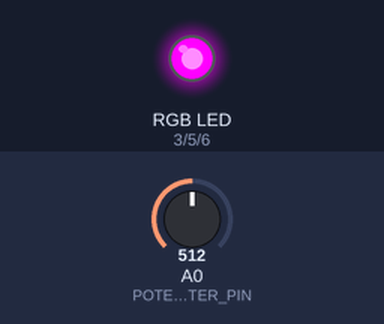
Bench run of a sketch on a simulated Arduino Uno, built with avr-gcc and run on an emulated ATmega328P. Shown: an RGB LED mixed from three pins (HIGH = lit). The test bench sets the inputs (shaded band); at power-on: A0 (POTENTIOMETER_PIN) = 512.

Above: at 1.2 s.
1.3 s: A0 (POTENTIOMETER_PIN) set to 667
2.8 s: A0 (POTENTIOMETER_PIN) set to 688
At 3.3 s:
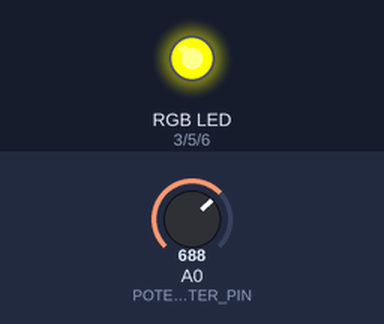
4.3 s: A0 (POTENTIOMETER_PIN) set to 511
At 5.5 s:
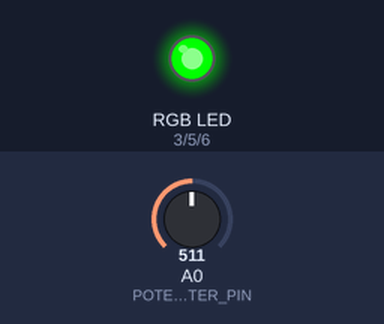
5.8 s: A0 (POTENTIOMETER_PIN) set to 356
7.3 s: A0 (POTENTIOMETER_PIN) set to 329
At 7.9 s:
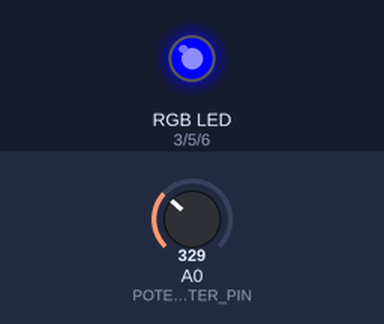
8.8 s: A0 (POTENTIOMETER_PIN) set to 716
At 10.2 s:
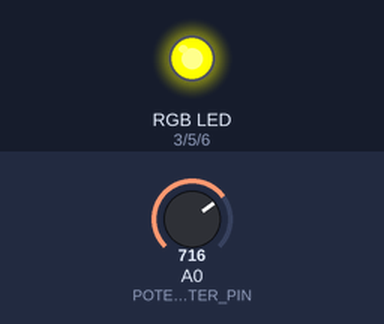
Timing chart, 0 to 11.3 s (numbered marks = the images above; inputs shaded):
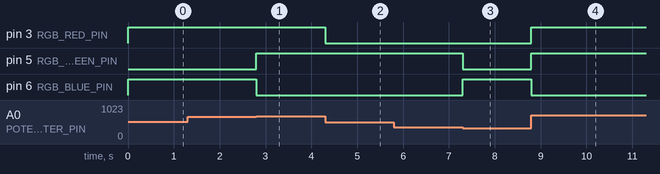

Measured:
- the behaviour switches between 681 and 682 on A0 (POTENTIOMETER_PIN) (found by bisection; images 0 and 1)
- the behaviour switches between 341 and 340 on A0 (POTENTIOMETER_PIN) (found by bisection; images 2 and 3)
- after the input at 1.3 s, every drawn part: stays the same
- after the input at 2.8 s, pin 5 (RGB_GREEN_PIN): LOW → HIGH at once; pin 6 (RGB_BLUE_PIN): HIGH → LOW at once
- after the input at 4.3 s, pin 3 (RGB_RED_PIN): HIGH → LOW at once
- after the input at 5.8 s, every drawn part: stays the same
- after the input at 7.3 s, pin 5 (RGB_GREEN_PIN): HIGH → LOW at once; pin 6 (RGB_BLUE_PIN): LOW → HIGH at once
- after the input at 8.8 s, pin 3 (RGB_RED_PIN), pin 5 (RGB_GREEN_PIN): LOW → HIGH at once; pin 6 (RGB_BLUE_PIN): HIGH → LOW at once

The sketch:

Controlling_RGB_with_potentiometer.ino
```cpp
#define RGB_RED_PIN 3
#define RGB_BLUE_PIN 6
#define RGB_GREEN_PIN 5
#define POTENTIOMETER_PIN A0

void digitalWriteRGB(byte red, byte blue, byte green)
{
  digitalWrite(RGB_RED_PIN, red);
  digitalWrite(RGB_BLUE_PIN, blue);
  digitalWrite(RGB_GREEN_PIN, green);
}

void setup()
{
  pinMode(RGB_RED_PIN, OUTPUT);
  pinMode(RGB_BLUE_PIN, OUTPUT);
  pinMode(RGB_GREEN_PIN, OUTPUT);
}

void loop()
{
  int potentiometerValue = analogRead(POTENTIOMETER_PIN);
  int mode = map(potentiometerValue, 0, 1023, 0, 6);

  switch (mode) {
    case 0:
      digitalWriteRGB(HIGH, LOW, LOW);
      break;
    case 1:
      digitalWriteRGB(LOW, HIGH, LOW);
      break;
    case 2:
      digitalWriteRGB(LOW, LOW, HIGH);
      break;
    case 3:
      digitalWriteRGB(HIGH, HIGH, LOW);
      break;
    case 4:
      digitalWriteRGB(HIGH, LOW, HIGH);
      break;
    case 5:
      digitalWriteRGB(LOW, HIGH, HIGH);
      break;
    case 6:
      digitalWriteRGB(HIGH, HIGH, HIGH);
      break;
    default:
      digitalWriteRGB(LOW, LOW, LOW);
      break;
  }
}
```
